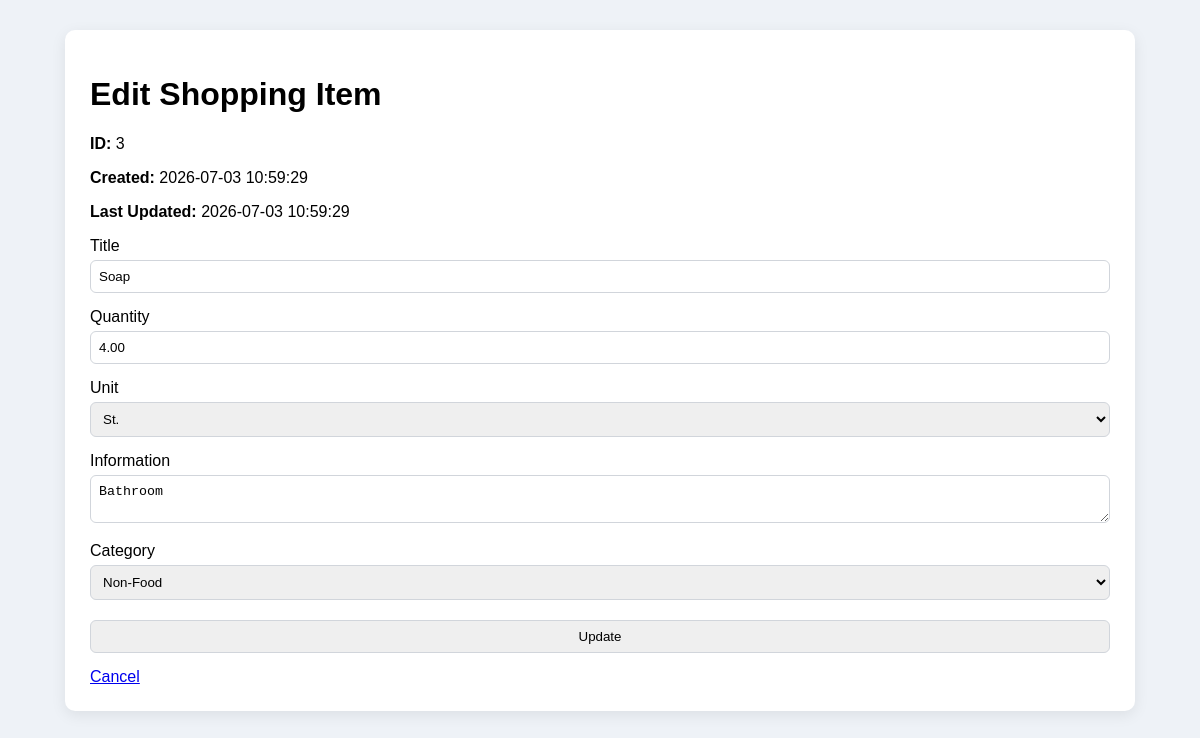
The page /update.php?id=3 on the database its author committed.
### tables this page shows
CREATE TABLE shopping_items (

     
    id INT UNSIGNED AUTO_INCREMENT PRIMARY KEY,

     
    title VARCHAR(40) NOT NULL,

     
    quantity DECIMAL(8,2) NOT NULL,

     
    unit ENUM('l','g','kg','St.','Pk.') NOT NULL,

     
    information VARCHAR(120) NOT NULL DEFAULT '',

     
    category ENUM('food','convenience','non-food') NOT NULL,

     
    status TINYINT(1) NOT NULL DEFAULT 0,

     
    created_at TIMESTAMP DEFAULT CURRENT_TIMESTAMP,

     
    updated_at TIMESTAMP DEFAULT CURRENT_TIMESTAMP
        ON UPDATE CURRENT_TIMESTAMP
);

### inc/database_functions.inc.php (called while the page is built, shortened)
<?php
function getItem($id)
{
    $pdo = connectDatabase();
    $stmt = $pdo->prepare(
        "SELECT * FROM shopping_items
         WHERE id=?"
    );
    $stmt->execute([$id]);
    return $stmt->fetch();
}

### inc/functions.inc.php (called while the page is built, shortened)
<?php
function e($text)
{
    return htmlspecialchars($text, ENT_QUOTES, 'UTF-8');
}

### update.php (the view, shortened to what this page needs)
<?php
require_once "inc/database_functions.inc.php";
require_once "inc/functions.inc.php";
$id = $_GET["id"];
$item = getItem($id);
$title = $item["title"];
$quantity = $item["quantity"];
$unit = $item["unit"];
$information = $item["information"];
$category = $item["category"];
?>
<!DOCTYPE html>
<html>
<head>
<link rel="stylesheet" href="css/style.css">
</head>
<body>
<div class="container">
<h1>Edit Shopping Item</h1>
<form method="post">
    <p><strong>ID:</strong> <?= e($item["id"]); ?></p>
    <p><strong>Created:</strong> <?= e($item["created_at"]); ?></p>
    <p><strong>Last Updated:</strong> <?= e($item["updated_at"]); ?></p>
    <label>Title</label>
    <input
        type="text"
        name="title"
        value="<?= e($title); ?>"
        required>
    <label>Quantity</label>
    <input
        type="number"
        step="0.01"
        name="quantity"
        value="<?= e($quantity); ?>"
        required>
    <label>Unit</label>
    <select name="unit">
        <option value="St." <?= $unit=="St." ? "selected" : "" ?>>St.</option>
    </select>
    <label>Information</label>
    <textarea name="information"><?= e($information); ?></textarea>
    <label>Category</label>
    <select name="category">
        <option value="non-food"
            <?= $category=="non-food" ? "selected" : "" ?>>
            Non-Food
        </option>
    </select>
    <input type="submit" value="Update">
    <a href="list.php">Cancel</a>
</form>
</div>
</body>
</html>

### css/style.css (style rules this page uses)
body { font-family: Arial, Helvetica, sans-serif; background: #eef2f7; margin: 0; }
.container { width: 85%; margin: 30px auto; background: #fff; padding: 25px; border-radius: 10px; box-shadow: 0 4px 15px rgba(0,0,0,0.08); }
input, select, textarea { width: 100%; padding: 8px; margin: 5px 0 15px; border: 1px solid #d1d5db; border-radius: 6px; box-sizing: border-box; }

### rows shown on the page
shopping_items: id "3", created_at "2026-07-03 10:59:29", updated_at "2026-07-03 10:59:29", title "Soap", quantity "4.00", unit "St.", information "Bathroom", category "Non-Food"
